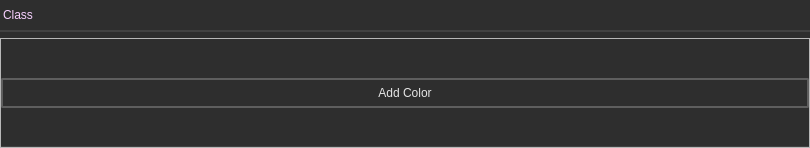
<?xml version="1.0" encoding="UTF-8"?>
<ui version="4.0">
 <class>Widget</class>
 <widget class="QWidget" name="Widget">
  <property name="geometry">
   <rect>
    <x>0</x>
    <y>0</y>
    <width>810</width>
    <height>148</height>
   </rect>
  </property>
  <property name="minimumSize">
   <size>
    <width>96</width>
    <height>0</height>
   </size>
  </property>
  <property name="maximumSize">
   <size>
    <width>16777215</width>
    <height>1600</height>
   </size>
  </property>
  <property name="windowTitle">
   <string>Form</string>
  </property>
  <property name="styleSheet">
   <string notr="true">.QWidget {
    font: 580 10pt &quot;Segoe UI&quot;;
    border: 2px solid black;
    border-radius: 0px;
    border-left: 0px;
    border-right: 0px;
	border-top: 0px;
    border-color: rgba(66, 66, 66, 255);
    padding: 8px;
    padding-left: 6px;
    padding-right: 6px;
    color: #e5e5e5;
    background-color: #2e2e2e;
}

.QWidget::hover {
}
.QWidget::selected {
    background-color: #515965;
}</string>
  </property>
  <layout class="QVBoxLayout" name="verticalLayout">
   <property name="spacing">
    <number>6</number>
   </property>
   <property name="leftMargin">
    <number>0</number>
   </property>
   <property name="topMargin">
    <number>0</number>
   </property>
   <property name="rightMargin">
    <number>0</number>
   </property>
   <property name="bottomMargin">
    <number>0</number>
   </property>
   <item>
    <widget class="QFrame" name="frame">
     <property name="minimumSize">
      <size>
       <width>0</width>
       <height>32</height>
      </size>
     </property>
     <property name="maximumSize">
      <size>
       <width>16777215</width>
       <height>32</height>
      </size>
     </property>
     <property name="styleSheet">
      <string notr="true">.QFrame {
    font: 580 10pt &quot;Segoe UI&quot;;
    border: 2px solid black;
    border-radius: 0px;
    border-left: 0px;
    border-right: 0px;
	border-top: 0px;
    border-color: rgba(66, 66, 66, 255);
    color: #e5e5e5;
    background-color: #2e2e2e;
}

.QFrame::hover {
}
.QFrame::selected {
    background-color: #515965;
}</string>
     </property>
     <property name="frameShape">
      <enum>QFrame::StyledPanel</enum>
     </property>
     <property name="frameShadow">
      <enum>QFrame::Raised</enum>
     </property>
     <property name="lineWidth">
      <number>0</number>
     </property>
     <layout class="QHBoxLayout" name="horizontalLayout_2">
      <property name="spacing">
       <number>16</number>
      </property>
      <property name="leftMargin">
       <number>0</number>
      </property>
      <property name="topMargin">
       <number>0</number>
      </property>
      <property name="rightMargin">
       <number>0</number>
      </property>
      <property name="bottomMargin">
       <number>0</number>
      </property>
      <item>
       <layout class="QHBoxLayout" name="layout">
        <property name="sizeConstraint">
         <enum>QLayout::SetFixedSize</enum>
        </property>
        <item>
         <widget class="QLabel" name="property_class">
          <property name="sizePolicy">
           <sizepolicy hsizetype="Fixed" vsizetype="Preferred">
            <horstretch>0</horstretch>
            <verstretch>0</verstretch>
           </sizepolicy>
          </property>
          <property name="styleSheet">
           <string notr="true">border:0px;
background-color: rgba(255, 255, 255, 0);
font: 8pt &quot;Segoe UI&quot;;
padding-right: 16px;
color: rgb(247, 208, 255);</string>
          </property>
          <property name="text">
           <string>Class</string>
          </property>
         </widget>
        </item>
        <item>
         <spacer name="horizontalSpacer">
          <property name="orientation">
           <enum>Qt::Horizontal</enum>
          </property>
          <property name="sizeHint" stdset="0">
           <size>
            <width>40</width>
            <height>20</height>
           </size>
          </property>
         </spacer>
        </item>
       </layout>
      </item>
     </layout>
    </widget>
   </item>
   <item>
    <widget class="QFrame" name="frame_3">
     <property name="frameShape">
      <enum>QFrame::StyledPanel</enum>
     </property>
     <property name="frameShadow">
      <enum>QFrame::Raised</enum>
     </property>
     <layout class="QVBoxLayout" name="verticalLayout_3">
      <property name="leftMargin">
       <number>0</number>
      </property>
      <property name="topMargin">
       <number>0</number>
      </property>
      <property name="rightMargin">
       <number>0</number>
      </property>
      <property name="bottomMargin">
       <number>0</number>
      </property>
      <item>
       <layout class="QVBoxLayout" name="layout_color"/>
      </item>
      <item>
       <widget class="QPushButton" name="add_color_widget">
        <property name="styleSheet">
         <string notr="true">
    /* QPushButton default and hover styles */
    QPushButton {

        font: 580 9pt &quot;Segoe UI&quot;;
	

        border: 2px solid black;
        border-radius: 2px;
        border-color: rgba(94, 94, 94, 255);
        height:22px;
        padding-top: 2px;
        padding-bottom:2px;
        padding-left: 4px;
        padding-right: 4px;
        color: #e5e5e5;
        background-color: #2e2e2e;
    }
    QPushButton:hover {
        background-color: #515965;
        color: white;
    }
    QPushButton:pressed {
        background-color: red;
        background-color: #2e2e2e;
        margin: 1 px;
        margin-left: 2px;
        margin-right: 2px;

    }</string>
        </property>
        <property name="text">
         <string>Add Color</string>
        </property>
        <property name="icon">
         <iconset resource="../../resources.qrc">
          <normaloff>:/icons/add_24dp.svg</normaloff>:/icons/add_24dp.svg</iconset>
        </property>
       </widget>
      </item>
     </layout>
    </widget>
   </item>
  </layout>
 </widget>
 <resources>
  <include location="../../resources.qrc"/>
 </resources>
 <connections/>
</ui>
